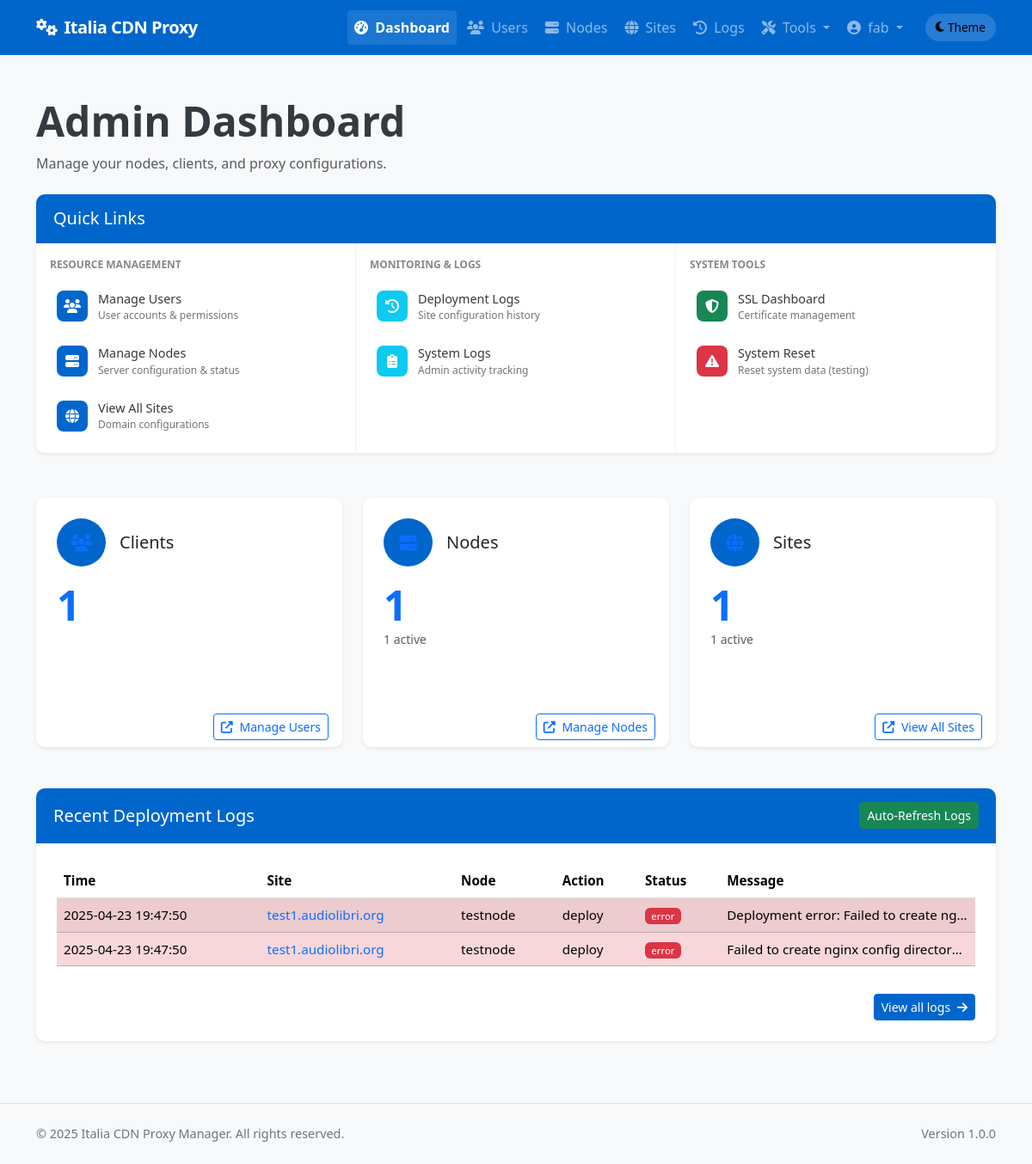
The app's page /admin/dashboard (signed in), older data.
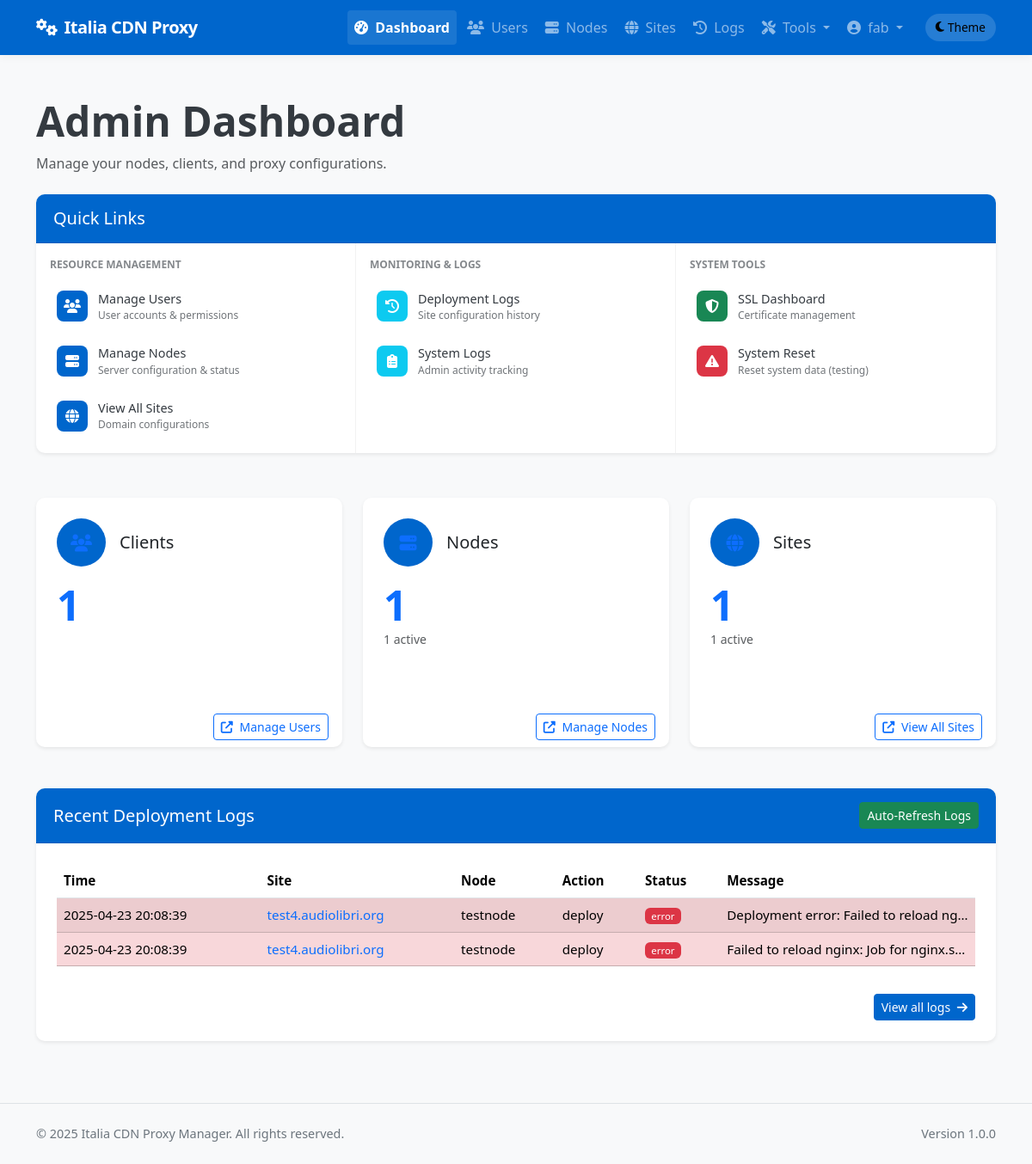
The same page, newer data.
### app/models/models.py (models this page shows, shortened)
class DeploymentLog(db.Model):
    __tablename__ = 'deployment_logs'
    id = db.Column(db.Integer, primary_key=True)
    site_id = db.Column(db.Integer, db.ForeignKey('sites.id'), nullable=False)
    node_id = db.Column(db.Integer, db.ForeignKey('nodes.id'), nullable=False)
    user_id = db.Column(db.Integer, db.ForeignKey('users.id'), nullable=True)  # Who performed the action
    action = db.Column(db.String(64), nullable=False)  # deploy, update, remove, ssl_renew, discovery, rollback
    status = db.Column(db.String(20), nullable=False)  # success, error
    message = db.Column(db.Text, nullable=True)
    created_at = db.Column(db.DateTime, default=datetime.utcnow)
    site = db.relationship('Site', backref=db.backref('deployment_logs', lazy='dynamic'))
    node = db.relationship('Node', backref=db.backref('deployment_logs', lazy='dynamic'))
    user = db.relationship('User', backref=db.backref('deployment_logs', lazy='dynamic'))

class Site(db.Model):
    __tablename__ = 'sites'
    id = db.Column(db.Integer, primary_key=True)
    name = db.Column(db.String(64), nullable=False)
    domain = db.Column(db.String(255), unique=True, nullable=False)
    protocol = db.Column(db.String(10), nullable=False, default='https')  # http or https
    origin_protocol = db.Column(db.String(10), nullable=False, default='http')  # http or https for origin
    origin_address = db.Column(db.String(255), nullable=False)  # Backend server address
    origin_port = db.Column(db.Integer, nullable=False)
    user_id = db.Column(db.Integer, db.ForeignKey('users.id'), nullable=True)  # Allow null for discovered sites
    is_active = db.Column(db.Boolean, default=True)
    is_blocked = db.Column(db.Boolean, default=False)
    is_discovered = db.Column(db.Boolean, default=False)  # Whether this site was discovered from node
    use_waf = db.Column(db.Boolean, default=False)
    waf_rule_level = db.Column(db.String(10), default='basic')  # basic, medium, strict
    waf_custom_rules = db.Column(db.Text, nullable=True)  # Custom WAF rules
    waf_max_request_size = db.Column(db.Integer, default=1)  # Max request size in MB
    waf_request_timeout = db.Column(db.Integer, default=60)  # Request timeout in seconds
    waf_block_tor_exit_nodes = db.Column(db.Boolean, default=False)  # Block Tor exit nodes
    waf_rate_limiting_enabled = db.Column(db.Boolean, default=False)  # Enable rate limiting
    waf_rate_limiting_requests = db.Column(db.Integer, default=100)  # Requests per minute
    waf_rate_limiting_burst = db.Column(db.Integer, default=200)  # Burst requests
    force_https = db.Column(db.Boolean, default=True)  # New column to force HTTP to HTTPS redirect
    enable_cache = db.Column(db.Boolean, default=True)
    cache_time = db.Column(db.Integer, default=3600)  # Cache time in seconds, default 1 hour
    cache_static_time = db.Column(db.Integer, default=86400)  # Cache time for static assets in seconds, default 1 day
    custom_cache_rules = db.Column(db.Text, nullable=True)  # Custom cache rules in Nginx format
    cache_browser_time = db.Column(db.Integer, default=3600)  # Browser cache time in seconds, default 1 hour
    use_geoip = db.Column(db.Boolean, default=False)  # Whether to use GeoIP filtering
    geoip_mode = db.Column(db.String(10), default='blacklist')  # 'blacklist' or 'whitelist'
    geoip_countries = db.Column(db.Text, nullable=True)  # Comma-separated list of country codes
    geoip_level = db.Column(db.String(10), default='nginx')  # 'nginx' or 'iptables'
    created_at = db.Column(db.DateTime, default=datetime.utcnow)
    updated_at = db.Column(db.DateTime, default=datetime.utcnow, onupdate=datetime.utcnow)
    custom_config = db.Column(db.Text, nullable=True)  # Additional Nginx configuration
    site_nodes = db.relationship('SiteNode', backref='site', lazy='dynamic')
    ssl_certificates = db.relationship('SSLCertificate', backref='site', lazy='dynamic')
    config_versions = db.relationship('ConfigVersion', backref='site', lazy='dynamic')

class Node(db.Model):
    __tablename__ = 'nodes'
    id = db.Column(db.Integer, primary_key=True)
    name = db.Column(db.String(64), unique=True, nullable=False)
    ip_address = db.Column(db.String(45), nullable=False)  # IPv4 or IPv6
    ssh_port = db.Column(db.Integer, default=22)
    ssh_user = db.Column(db.String(64), nullable=False)
    ssh_key_path = db.Column(db.String(256), nullable=True)  # Path to SSH key file
    _ssh_password = db.Column('ssh_password', db.String(256), nullable=True)  # Encrypted password (if using password auth)
    is_active = db.Column(db.Boolean, default=True)
    is_discovered = db.Column(db.Boolean, default=False)  # Whether this node was discovered from YAML
    created_at = db.Column(db.DateTime, default=datetime.utcnow)
    updated_at = db.Column(db.DateTime, default=datetime.utcnow, onupdate=datetime.utcnow)
    nginx_config_path = db.Column(db.String(256), default='/etc/nginx/conf.d')
    nginx_reload_command = db.Column(db.String(256), default='sudo systemctl reload nginx')
    detected_nginx_path = db.Column(db.String(256), nullable=True)  # Store detected nginx path
    site_nodes = db.relationship('SiteNode', backref='node', lazy='dynamic')
    @property
    def ssh_password(self):
        """Decrypt password when accessed"""
        from cryptography.fernet import Fernet
        from flask import current_app
        if not self._ssh_password:
            return None
        try:
            key = current_app.config.get('PASSWORD_ENCRYPTION_KEY', 'fallback_key_for_development_only').encode()
            key = key.ljust(32)[:32]
            cipher = Fernet(Fernet.generate_key()) if len(key) < 32 else Fernet(key)
            decrypted = cipher.decrypt(self._ssh_password.encode())
            return decrypted.decode()
        except Exception as e:
            import logging
            logging.error(f"Error decrypting SSH password: {str(e)}")
            return None
    @ssh_password.setter
    def ssh_password(self, password):
        """Encrypt password when set"""
        if not password:
            self._ssh_password = None
            return
        from cryptography.fernet import Fernet
        from flask import current_app
        try:
            key = current_app.config.get('PASSWORD_ENCRYPTION_KEY', 'fallback_key_for_development_only').encode()
            key = key.ljust(32)[:32]
            cipher = Fernet(Fernet.generate_key()) if len(key) < 32 else Fernet(key)
            encrypted = cipher.encrypt(password.encode())
            self._ssh_password = encrypted.decode()
        except Exception as e:
            import logging
            logging.error(f"Error encrypting SSH password: {str(e)}")
            self._ssh_password = None

### app/controllers/admin.py (the view)
@admin.route('/dashboard')
@login_required
@admin_required
def dashboard():
    user_count = User.query.filter_by(role='client').count()
    node_count = Node.query.count()
    active_node_count = Node.query.filter_by(is_active=True).count()
    site_count = Site.query.count()
    active_site_count = Site.query.filter_by(is_active=True).count()
    latest_logs = DeploymentLog.query.order_by(DeploymentLog.created_at.desc()).limit(10).all()
    return render_template('admin/dashboard.html',
                           user_count=user_count,
                           node_count=node_count,
                           active_node_count=active_node_count,
                           site_count=site_count,
                           active_site_count=active_site_count,
                           latest_logs=latest_logs)

### app/models/__init__.py (called while the page is built)
@login_manager.user_loader
def load_user(user_id):
    return User.query.get(int(user_id))

### app/models/models.py (called while the page is built)
    def is_admin(self):
        return self.role == 'admin'

### app/services/access_control.py (called while the page is built)
def admin_required(f):
    @wraps(f)
    def decorated_function(*args, **kwargs):
        if not current_user.is_admin():
            flash('You need admin privileges to access this page.', 'error')
            return abort(403)
        return f(*args, **kwargs)
    return decorated_function

### app/templates/admin/dashboard.html (shortened to what the changed rows need)
{% extends "base.html" %}
{% block content %}
<div class="container py-4">
    <div class="mb-4">
        <h1 class="display-5 fw-bold">Admin Dashboard</h1>
    </div>
    <div class="card shadow-sm mb-4">
        <div class="card-header bg-primary text-white d-flex justify-content-between align-items-center">
            <h2 class="card-title h5 mb-0">Recent Deployment Logs</h2>
        </div>
        <div class="card-body">
            {% if latest_logs %}
            <div class="table-responsive" id="logsTableContainer">
                <table class="table table-striped table-hover">
                    <thead>
                        <tr>
                            <th>Time</th>
                            <th>Site</th>
                            <th>Node</th>
                            <th>Action</th>
                            <th>Status</th>
                            <th>Message</th>
                        </tr>
                    </thead>
                    <tbody>
                        {% for log in latest_logs %}
                        <tr class="{% if log.status == 'error' %}table-danger{% endif %}">
                            <td>{{ log.created_at.strftime('%Y-%m-%d %H:%M:%S') }}</td>
                            <td>
                                <a href="{{ url_for('admin.view_site', site_id=log.site_id) }}" class="text-decoration-none">
                                    {{ log.site.domain }}
                                </a>
                            </td>
                            <td>{{ log.node.name }}</td>
                            <td>{{ log.action }}</td>
                            <td>
                                <span class="badge {% if log.status == 'success' %}bg-success
                                {% elif log.status == 'error' %}bg-danger
                                {% else %}bg-warning{% endif %}">
                                    {{ log.status }}
                                </span>
                            </td>
                            <td class="text-truncate" style="max-width: 200px;">{{ log.message }}</td>
                        </tr>
                        {% endfor %}
                    </tbody>
                </table>
            </div>
            {% else %}
            <div class="alert alert-info mb-0">
                <i class="fas fa-info-circle me-2"></i> No recent deployment logs found.
            </div>
            {% endif %}
        </div>
    </div>
</div>
{% endblock %}

Row changes from the older to the newer data that the page shows:
changed DeploymentLog: created_at "2025-04-23 19:47:50" → "2025-04-23 20:08:39"; site.domain "test1.audiolibri.org" → "test4.audiolibri.org"; message "Deployment error: Failed to create ng…" → "Deployment error: Failed to reload ng…"
changed DeploymentLog: created_at "2025-04-23 19:47:50" → "2025-04-23 20:08:39"; site.domain "test1.audiolibri.org" → "test4.audiolibri.org"; message "Failed to create nginx config director…" → "Failed to reload nginx: Job for nginx.s…"
